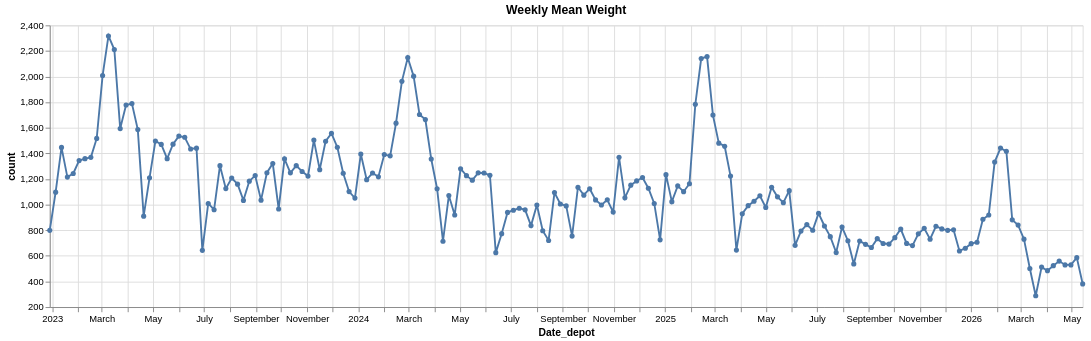

Notebook source saved alongside this figure:
### Code cell
importlib.reload(lib)
base_df = fields.pipe(
    lib.aggregate_by_date,
    freq="7d",
    value_col="weight_kg",
    date_col="Date_depot",
    total_col="total_weight_kg",
    count_col="count",
    mean_col="mean_weight_kg",
    std_col="std_weight_kg",
    extra_cols=lib.make_relative_hist_cols(
        "weight_kg", list(range(32)) + [np.inf], "sum"
    ),
)

# base_df_daily = fields.pipe(
#     lib.aggregate_by_date,
#     freq="1d",
#     value_col="weight_kg",
#     date_col="Date_depot",
#     total_col="total_weight_kg",
#     count_col="count",
#     mean_col="mean_weight_kg",
#     std_col="std_weight_kg",
#     extra_cols=lib.make_relative_hist_cols(
#         "weight_kg", list(range(32)) + [np.inf], "sum"
#     ),
# )

chart = (
    alt.Chart(base_df)
    .mark_line(point=True)
    .encode(
        x="Date_depot:T",
        y=alt.Y("count:Q", scale=alt.Scale(zero=False)),
        tooltip=["Date_depot:T"]
    )
    .properties(width=1100, title="Weekly Mean Weight")
)
chart

### Figure 1 — Vega specification as saved in the notebook (floating-point values rounded to 4 significant figures; data arrays with more than 128 entries replaced by an {"elided": "..."} marker saying what was removed)
{"$schema": "https://vega.github.io/schema/vega/v6.json", "data": [{"name": "source_0", "values": {"elided": "177 records"}, "transform": [{"type": "formula", "expr": "toDate(datum['Date_depot'])", "as": "Date_depot"}]}, {"name": "data_0", "values": {"elided": "177 records"}, "transform": [{"type": "formula", "expr": "toDate(datum['Date_depot'])", "as": "Date_depot"}]}], "marks": [{"type": "line", "name": "layer_0_marks", "from": {"data": "source_0"}, "sort": {"field": "x"}, "encode": {"update": {"defined": {"signal": "isValid(datum[\"Date_depot\"]) && isFinite(+datum[\"Date_depot\"]) && isValid(datum[\"count\"]) && isFinite(+datum[\"count\"])"}, "tooltip": {"signal": "{\"Date_depot\": timeFormat(datum[\"Date_depot\"], \"%b %d, %Y\")}"}, "y": {"field": "count", "scale": "y"}, "stroke": {"value": "#4c78a8"}, "x": {"field": "Date_depot", "scale": "x"}}}, "style": ["line"]}, {"type": "symbol", "name": "layer_1_marks", "from": {"data": "data_0"}, "encode": {"update": {"tooltip": {"signal": "{\"Date_depot\": timeFormat(datum[\"Date_depot\"], \"%b %d, %Y\")}"}, "fill": {"value": "#4c78a8"}, "opacity": {"value": 1}, "x": {"field": "Date_depot", "scale": "x"}, "y": {"field": "count", "scale": "y"}}}, "style": ["point"]}], "scales": [{"name": "x", "type": "time", "domain": {"fields": [{"data": "source_0", "field": "Date_depot"}, {"data": "data_0", "field": "Date_depot"}]}, "range": [0, {"signal": "width"}]}, {"name": "y", "type": "linear", "domain": {"fields": [{"data": "source_0", "field": "count"}, {"data": "data_0", "field": "count"}]}, "range": [{"signal": "height"}, 0], "zero": false, "nice": true}], "axes": [{"scale": "x", "minExtent": 0, "ticks": false, "aria": false, "zindex": 0, "gridScale": "y", "domain": false, "maxExtent": 0, "orient": "bottom", "tickCount": {"signal": "ceil(width/40)"}, "labels": false, "grid": true}, {"scale": "y", "maxExtent": 0, "minExtent": 0, "domain": false, "zindex": 0, "orient": "left", "ticks": false, "grid": true, "gridScale": "x", "labels": false, "aria": false, "tickCount": {"signal": "ceil(height/40)"}}, {"scale": "x", "grid": false, "title": "Date_depot", "orient": "bottom", "tickCount": {"signal": "ceil(width/40)"}, "labelFlush": true, "labelOverlap": true, "zindex": 0}, {"scale": "y", "grid": false, "tickCount": {"signal": "ceil(height/40)"}, "orient": "left", "title": "count", "zindex": 0, "labelOverlap": true}], "title": {"text": "Weekly Mean Weight", "frame": "group"}, "height": 300, "padding": 5, "style": "cell", "width": 1100, "background": "white"}
